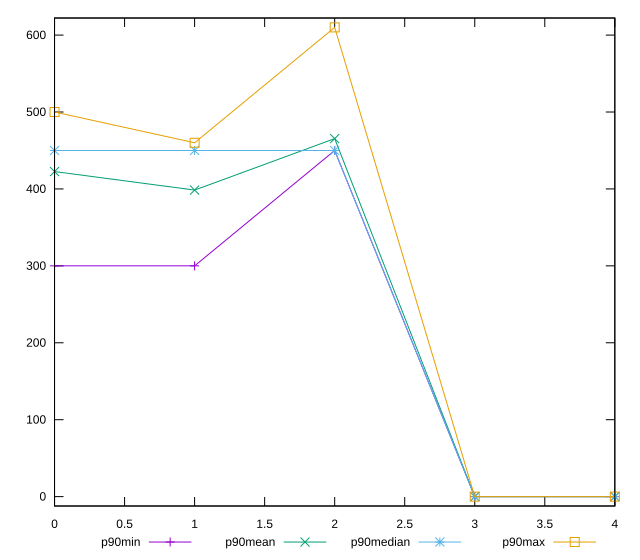

Recreate this plot in gnuplot.
reset

$p90Min <<EOF
0 300
1 300
2 450
3 0
4 0
EOF

$p90Mean <<EOF
0 422.5531914893617
1 398.51063829787233
2 465.4255319148936
3 0
4 0
EOF

$p90Median <<EOF
0 450
1 450
2 450
3 0
4 0
EOF

$p90Max <<EOF
0 500
1 460
2 610
3 0
4 0
EOF

set key outside below
set xrange [0:4]
set yrange [-12.200000000000001:622.2]
set trange [-12.200000000000001:622.2]
set terminal svg size 640, 560 enhanced background rgb 'white'
set output "report_00019_2021-02-10T18-14-37.922Z//uses-webp-images/progression/value.svg"

plot $p90Min title "p90min" with linespoints, \
     $p90Mean title "p90mean" with linespoints, \
     $p90Median title "p90median" with linespoints, \
     $p90Max title "p90max" with linespoints

reset
